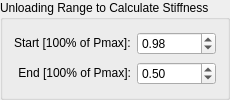
               <widget class="QGroupBox" name="groupBox_50">
                <property name="sizePolicy">
                 <sizepolicy hsizetype="Maximum" vsizetype="Maximum">
                  <horstretch>0</horstretch>
                  <verstretch>0</verstretch>
                 </sizepolicy>
                </property>
                <property name="minimumSize">
                 <size>
                  <width>230</width>
                  <height>0</height>
                 </size>
                </property>
                <property name="maximumSize">
                 <size>
                  <width>230</width>
                  <height>16777215</height>
                 </size>
                </property>
                <property name="title">
                 <string>Unloading Range to Calculate Stiffness </string>
                </property>
                <layout class="QGridLayout" name="gridLayout_100">
                 <item row="0" column="0">
                  <widget class="QLabel" name="label_16">
                   <property name="sizePolicy">
                    <sizepolicy hsizetype="Maximum" vsizetype="Maximum">
                     <horstretch>0</horstretch>
                     <verstretch>0</verstretch>
                    </sizepolicy>
                   </property>
                   <property name="minimumSize">
                    <size>
                     <width>110</width>
                     <height>0</height>
                    </size>
                   </property>
                   <property name="text">
                    <string>Start [100% of Pmax]:</string>
                   </property>
                  </widget>
                 </item>
                 <item row="0" column="1">
                  <widget class="QDoubleSpinBox" name="doubleSpinBox_Start_Pmax_tabTipRadius_FrameStiffness">
                   <property name="sizePolicy">
                    <sizepolicy hsizetype="Minimum" vsizetype="Maximum">
                     <horstretch>0</horstretch>
                     <verstretch>0</verstretch>
                    </sizepolicy>
                   </property>
                   <property name="singleStep">
                    <double>0.010000000000000</double>
                   </property>
                   <property name="value">
                    <double>0.980000000000000</double>
                   </property>
                  </widget>
                 </item>
                 <item row="1" column="0">
                  <widget class="QLabel" name="label_15">
                   <property name="sizePolicy">
                    <sizepolicy hsizetype="Preferred" vsizetype="Maximum">
                     <horstretch>0</horstretch>
                     <verstretch>0</verstretch>
                    </sizepolicy>
                   </property>
                   <property name="minimumSize">
                    <size>
                     <width>0</width>
                     <height>0</height>
                    </size>
                   </property>
                   <property name="text">
                    <string>End [100% of Pmax]:</string>
                   </property>
                   <property name="alignment">
                    <set>Qt::AlignRight|Qt::AlignTrailing|Qt::AlignVCenter</set>
                   </property>
                  </widget>
                 </item>
                 <item row="1" column="1">
                  <widget class="QDoubleSpinBox" name="doubleSpinBox_End_Pmax_tabTipRadius_FrameStiffness">
                   <property name="sizePolicy">
                    <sizepolicy hsizetype="Minimum" vsizetype="Maximum">
                     <horstretch>0</horstretch>
                     <verstretch>0</verstretch>
                    </sizepolicy>
                   </property>
                   <property name="singleStep">
                    <double>0.010000000000000</double>
                   </property>
                   <property name="value">
                    <double>0.500000000000000</double>
                   </property>
                  </widget>
                 </item>
                </layout>
               </widget>
